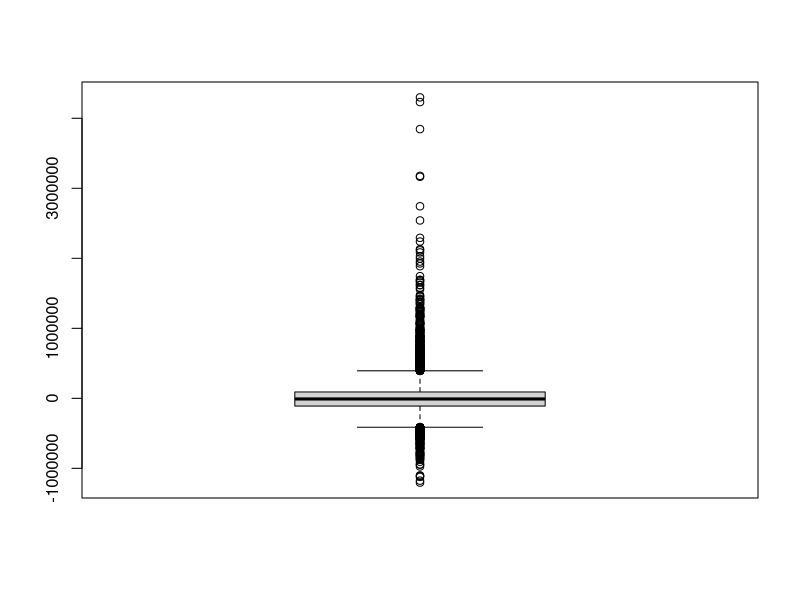
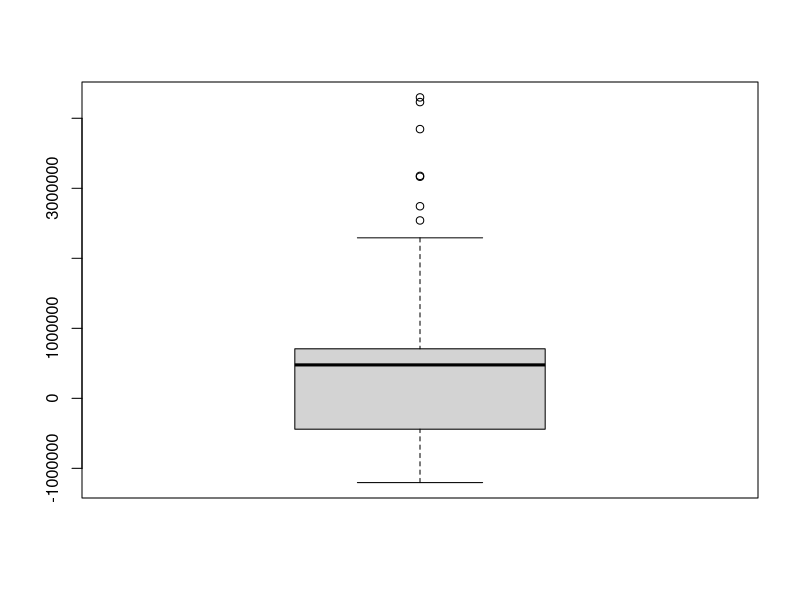
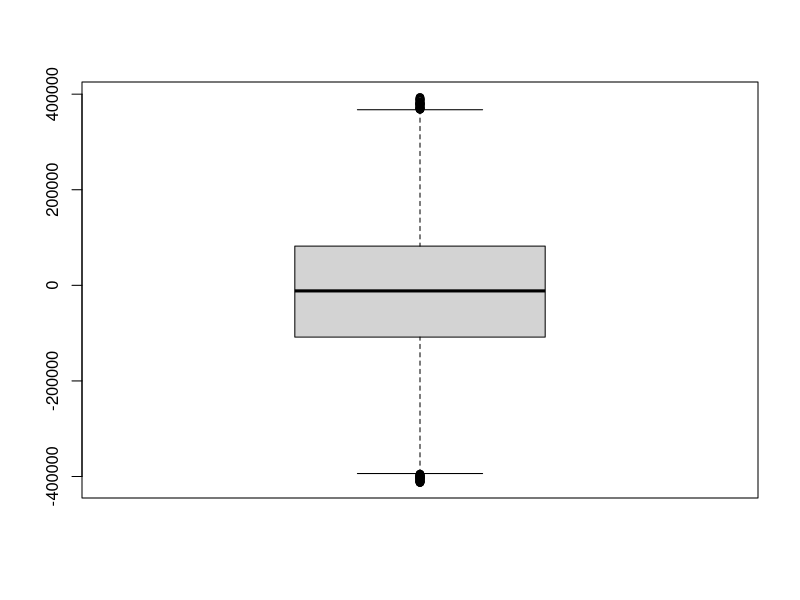
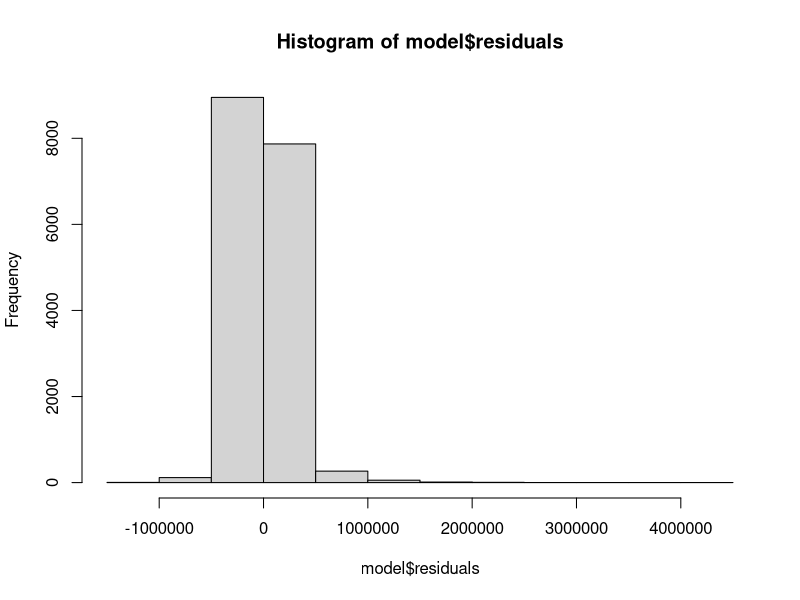
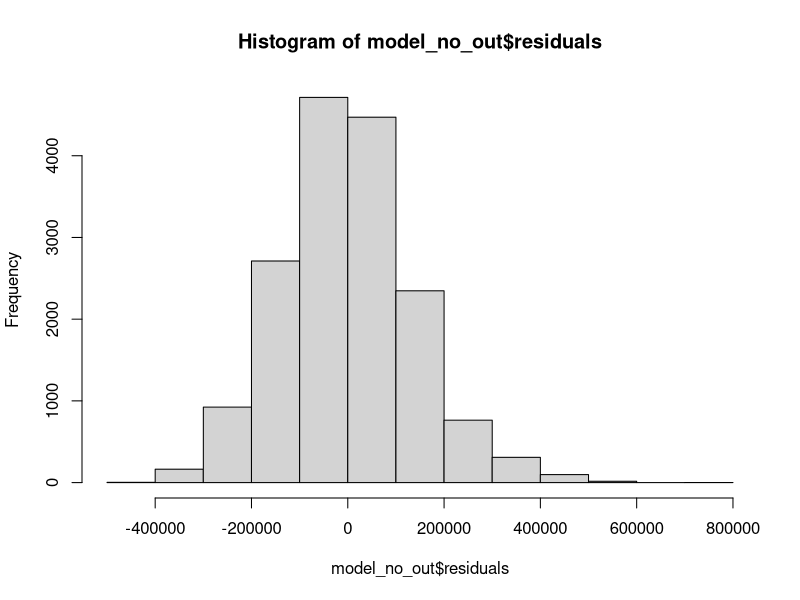

R code for these plots, in order:
# Read the File
data <- read.csv("kc_house_data.csv",header = T,sep = ",")

summary(data)
# Change the Datatype into Date type
data$date <- as.Date(data$date,format = '%Y%m%dT000000')
str(data$date)

library(lubridate)
# Calculate the House Age
data$age <- year(data$date)-data$yr_built
# Covert Waterfront and yr_renovated columns into Factor
data$waterfront <- factor(data$waterfront)
data$yr_renovated <- factor(ifelse(data$yr_renovated == 0,0,1))

# Drop the unnecessary Columns
my_data <- data[,-c(1:2,6:7,15,17:19)]

# Remove the Null Values
summary(my_data)
my_data <- na.omit(my_data)

# Segregate data into Train and Test
set.seed(1234)
index <- sample(1:nrow(my_data), .80*nrow(my_data))
train_data <- my_data[index,]
test_data <- my_data[-index,]

# Build the Model
options(scipen = 10) # remove the scientific notation 
model <- lm(price ~ .,data = train_data)
summary(model)

# Explain the Model
# R-Square : it explains the contribution of Independent Variables on Direct Variables.
#            it means that all the IVs explains the contribution on DVs is 0.6493 i.e 64% rest is error i.e 36%

# Age : 3368.04 that means increase in age of house (for every one year) the price increases by 3368.
#       positive sign explains increase in Age increases the Price


### Check some assumptions
### check multicolinearity in the model whether IVs are highly correlated or not 

install.packages("car")
library(car)
## VIF : variance inflaction Factor
vif(model)

## Thumb Rule : if any of these having Vif >5, Then its multicolinearity Problem
## since, here none of these having vif >5, so no multicolinearity problem exists.

train_data$residual <- model$residuals

Q3 <- quantile(train_data$residual, p=.75)
Q3
Q1 <- quantile(train_data$residual, p=.25)
Q1
iqr <- IQR(train_data$residual)
iqr

library(dplyr)
train_no_out <- train_data %>% filter(residual < Q3+(1.5*iqr) & residual > Q1-(1.5*iqr))
train_out <- train_data %>% filter(residual >= Q3+(1.5*iqr) | residual <= Q1-(1.5*iqr))  

boxplot(train_data$residual)
boxplot(train_out$residual)
boxplot(train_no_out$residual)

# Run the revised model using no-outliers

train_no_out <- train_no_out %>% select(-residual)
model_no_out <- lm(price ~ ., data = train_no_out)
summary(model_no_out)
 ### errors or outliers should be normally distributed

hist(model$residuals)
hist(model_no_out$residuals)


test_data$predicted <- predict(model_no_out,newdata = test_data)

install.packages("Metrics")
library(Metrics)

rmse <- rmse(test_data$price,test_data$predicted)
rmse
mape <- mape(test_data$price,test_data$predicted)
mape
accuracy <- 1-mape
accuracy
